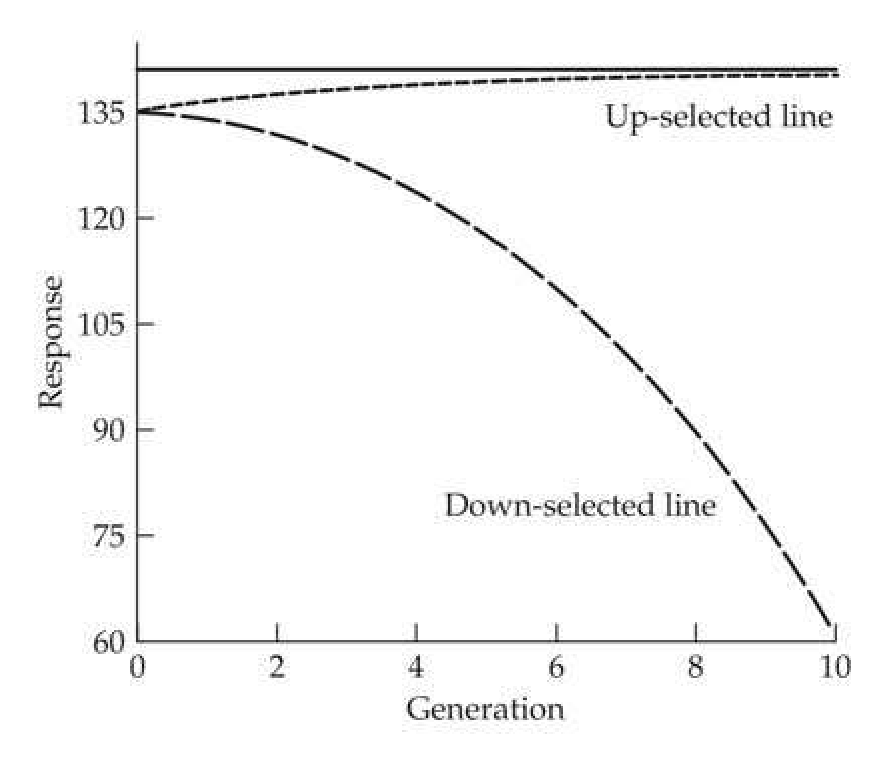
#> input picture data/figures/25.2.png, 886 x 759 px
$ python -i build_genetics_staging.py   (imports and definitions only)
#> lines starting #> are read from the running program, lines starting #| are printed output that depends on the picture; after the words box and inside, x2 and y2 are one past the last pixel; in counts of white or black regions, pixels touching at a corner belong together
#> further down, picture is the input picture: shape (759, 886, 3); min 0, max 255, mean 248.2
#!/usr/bin/env python3
"""Build verified Genetics structured/textbook assets from staged Paddle output."""

from __future__ import annotations

import argparse
import html
import json
import math
import re
import shutil
import sys
from collections import defaultdict
from html.parser import HTMLParser
from pathlib import Path
from typing import Any

import cv2
import fitz
import numpy as np

ROOT = Path(__file__).resolve().parents[1]
if str(ROOT) not in sys.path:
    sys.path.insert(0, str(ROOT))

from scripts.rebuild_genetics_book import RANGES, write_json
from textbook_exporter import export_textbooks

HEADING_LABELS = {"doc_title", "paragraph_title"}
SKIP_LABELS = {"header", "number", "footer", "page_number"}
TABLE_CAPTION_RE = re.compile(r"^Table\s+(?P<id>(?:A\d+|\d+)\.\d+[a-z]?)\b", re.I)
FIGURE_CAPTION_RE = re.compile(r"^(?:Figure|Fig\.)\s+(?P<id>(?:A\d+|\d+)\.\d+[a-z]?)\b", re.I)
EXAMPLE_RE = re.compile(r"^Example\s+(?P<id>\d+)\s*[.:]", re.I)
FORMULA_NUMBER_RE = re.compile(r"^[\[(]\s*(?P<id>(?:A\d+|\d+)\.\d+[a-z]?)\s*[\])]$", re.I)
DIRECT_PLACEHOLDER_RE = re.compile(r"\[\[(?:FORMULA|TABLE|FIGURE|EXAMPLE):[^\]]+\]\]", re.I)
FIGURE_LINK_RE = re.compile(r"!\[[^\]]*\]\((?P<path>[^)]+)\)")

# OCR corrections are admitted only when the source PDF page has been visually
# checked.  Keep these narrow and page-scoped so they cannot rewrite unrelated
# occurrences during a future rebuild.
SOURCE_TEXT_CORRECTIONS = {
    393: (("1 his chapter introduces", "This chapter introduces"),),
    507: ((
        "where i, j, k, and l denote different marker alleles",
        r"where $ i, j, k, $ and $ \ell $ denote different marker alleles",
    ),),
    593: (("1nus, we see", "Thus, we see"),),
    754: (("heri-\ntability estimates", "heritability estimates"),),
    282: ((
        r"$\sqrt{\mathrm{Var}(A)$",
        r"$\sqrt{\mathrm{Var}(A)}$",
    ),),
    557: ((
        r"$SE(b) = \sqrt{\overline{Var}(b)$",
        r"$SE(b) = \sqrt{\mathrm{Var}(b)}$",
    ),),
    840: (
        ("it produces $ (G_f $ and $ H_f $ $ will", "it produces ($ G_f $ and $ H_f $) will"),
        ("produced it $ (G_o $ and $ H_f $ $.", "produced it ($ G_o $ and $ H_f $)."),
    ),
    861: ((
        "random $ \\left(\\mathbf{u} $ and $ \\mathbf{e} $ vs. $ \\mathbf{u}_{*} $ and $ \\mathbf{e}_{*}\\right) $ effects",
        "random ($ \\mathbf{u} $ and $ \\mathbf{e} $ vs. $ \\mathbf{u}_{*} $ and $ \\mathbf{e}_{*} $) effects",
    ),),
    877: (
        ("until the interactions converge", "until the iterations converge"),
        (r"\widehat{\sigma}^2^{(0)}", r"\widehat{\sigma}^{2(0)}"),
    ),
    890: ((
        "In this last case, subtraction of the mean causes the loss of the degree of freedom.\nA noncentral",
        "A noncentral",
    ),),
    894: ((r"F_{3,16}, [0.95] = 3.24", r"F_{3,16,[0.95]} = 3.24"),),
}
SOURCE_TEXT_CORRECTION_EVIDENCE: dict[tuple[int, int], dict[str, Any]] = {
    (393, 4): {
        "bbox": [69.0, 1048.0, 1035.0, 1349.0],
        "replacements": (("1 his chapter introduces", "This chapter introduces"),),
        "reason": "Chapter 14 opening overview OCR character error; source PDF reads ‘This chapter’",
    },
    (507, 10): {
        "bbox": [73.0, 1419.0, 1035.0, 1547.0],
        "replacements": ((
            "where i, j, k, and l denote different marker alleles",
            r"where $ i, j, k, $ and $ \ell $ denote different marker alleles",
        ),),
        "reason": "PDF page 507 uses italic i, j, k and script ell; Paddle flattened script ell to ordinary l",
    },
    (593, 4): {
        "bbox": [105.0, 745.0, 974.0, 1268.0],
        "replacements": (("1nus, we see", "Thus, we see"),),
        "reason": "Example 18.3 OCR character error; source PDF reads ‘Thus’",
    },
    (282, 2): {
        "bbox": [175.0, 129.0, 1042.0, 409.0],
        "replacements": ((
            r"$\sqrt{\mathrm{Var}(A)$",
            r"$\sqrt{\mathrm{Var}(A)}$",
        ),),
        "reason": "PDF page 282 closes the square root after Var(A); Paddle dropped the closing brace",
    },
    (557, 9): {
        "bbox": [85.0, 800.0, 1047.0, 1091.0],
        "replacements": ((
            r"$SE(b) = \sqrt{\overline{Var}(b)$",
            r"$SE(b) = \sqrt{\mathrm{Var}(b)}$",
        ),),
        "reason": "PDF page 557 shows SE(b) as the square root of Var(b); Paddle lost the root brace and misread the radical bar as an overline",
    },
    (840, 9): {
        "bbox": [144.0, 1137.0, 1105.0, 1365.0],
        "replacements": (
            ("it produces $ (G_f $ and $ H_f $ $ will", "it produces ($ G_f $ and $ H_f $) will"),
            ("produced it $ (G_o $ and $ H_f $ $.", "produced it ($ G_o $ and $ H_f $)."),
        ),
        "reason": "PDF page 840 places prose parentheses outside the two inline symbols; Paddle emitted an extra dollar delimiter",
    },
    (861, 9): {
        "bbox": [52.0, 996.0, 1011.0, 1089.0],
        "replacements": ((
            "random $ \\left(\\mathbf{u} $ and $ \\mathbf{e} $ vs. $ \\mathbf{u}_{*} $ and $ \\mathbf{e}_{*}\\right) $ effects",
            "random ($ \\mathbf{u} $ and $ \\mathbf{e} $ vs. $ \\mathbf{u}_{*} $ and $ \\mathbf{e}_{*} $) effects",
        ),),
        "reason": "PDF page 861 uses one prose parenthetical containing four vector symbols; Paddle split a left/right pair across inline delimiters",
    },
    (877, 2): {
        "bbox": [56.0, 148.0, 1014.0, 253.0],
        "replacements": ((r"\widehat{\sigma}^2^{(0)}", r"\widehat{\sigma}^{2(0)}"),),
        "reason": "PDF page 877 has the combined superscript 2(0) on sigma-hat; Paddle emitted two consecutive superscripts",
    },
    (877, 5): {
        "bbox": [58.0, 420.0, 1015.0, 499.0],
        "replacements": ((r"\widehat{\sigma}^2^{(0)}", r"\widehat{\sigma}^{2(0)}"),),
        "reason": "PDF page 877 repeats the combined superscript 2(0) on sigma-hat in prose",
    },
    (754, 11): {
        "bbox": [137.0, 847.0, 1094.0, 913.0],
        "replacements": (("heri-\ntability estimates", "heritability estimates"),),
        "reason": "PDF page 754 splits the ordinary word 'heritability' across a typeset line as 'heri-' / 'tability'",
    },
    (877, 16): {
        "bbox": [55.0, 1098.0, 1014.0, 1166.0],
        "replacements": (("until the interactions converge", "until the iterations converge"),),
        "reason": "Appendix 4 EM procedure text reads 'until the iterations converge' in the source PDF",
    },
    (890, 17): {
        "bbox": [150.0, 1135.0, 1111.0, 1263.0],
        "replacements": ((
            "In this last case, subtraction of the mean causes the loss of the degree of freedom.\nA noncentral",
            "A noncentral",
        ),),
        "reason": "The source PDF starts this block at 'A noncentral'; Paddle duplicated the preceding block's sentence",
    },
    (894, 9): {
        "bbox": [194.0, 836.0, 1054.0, 906.0],
        "replacements": ((r"F_{3,16}, [0.95] = 3.24", r"F_{3,16,[0.95]} = 3.24"),),
        "reason": "Appendix 5 Example 3 keeps the 0.95 quantile inside the F subscript",
    },
}

# Exact cross-page word joins whose typographic end-of-line hyphen must be
# removed.  These are deliberately keyed by both Paddle blocks and both PDF
# bboxes: a future extraction-layout change must fail closed instead of
# silently rewriting a genuine hyphenated compound.
SOURCE_CROSS_PAGE_JOIN_CORRECTIONS: dict[tuple[str, str], dict[str, Any]] = {
    ("p663:b6", "p664:b2"): {
        "left_bbox": [104.0, 1471.0, 1010.0, 1507.0],
        "right_bbox": [139.0, 138.0, 1102.0, 583.0],
        "left_suffix": "funda-",
        "right_prefix": "mental",
        "replacement": "fundamental",
        "reason": "PDF pages 663–64 split the word ‘fundamental’ as ‘funda-’ / ‘mental’",
    },
    ("p433:b6", "p434:b2"): {
        "left_bbox": [83.0, 1458.0, 1046.0, 1536.0],
        "right_bbox": [132.0, 136.0, 1095.0, 416.0],
        "left_suffix": "fre-",
        "right_prefix": "frequency",
        "replacement": "frequency",
        "reason": "PDF pages 433–434 split ‘frequency’ as ‘fre-’ / ‘quency’; Paddle expanded the continuation to a full duplicate word",
    },
    ("p419:b6", "p420:b2"): {
        "left_bbox": [70.0, 1281.0, 1032.0, 1516.0],
        "right_bbox": [117.0, 133.0, 1077.0, 328.0],
        "left_suffix": "pos-",
        "right_prefix": "sible",
        "replacement": "possible",
        "reason": "PDF pages 419–420 split the word ‘possible’ as ‘pos-’ / ‘sible’",
    },
}

# Paddle occasionally assigns a running-text continuation to ``header``.  Such
# blocks are normally (and correctly) skipped, so admit overrides only by exact
# page, block id, label, text, and PDF bbox.  This is deliberately data rather
# than a heuristic: every entry is a versioned, source-local human correction.
SOURCE_BLOCK_CORRECTIONS: dict[tuple[int, int], dict[str, Any]] = {
    (460, 2): {
        "expected_label": "paragraph_title",
        "expected_text": "different marker genotypes as",
        "bbox": [169.0, 144.0, 498.0, 175.0],
        "replacement_label": "text",
        "reason": "Example 4 continuation misclassified as a paragraph title by Paddle",
    },
    (785, 2): {
        "expected_label": "header",
        "expected_text": "which gives the same estimates as obtained with the permanent-effects model.",
        "bbox": [114.0, 128.0, 957.0, 177.0],
        "replacement_label": "text",
        "reason": "Example 26.10 continuation misclassified as a running header by Paddle",
    },
}

# Paddle can merge a visually distinct bold subsection heading and its first
# prose line into one ordinary text block.  Split only source-local cases that
# have been checked against the PDF, with exact text and bbox validation.
SOURCE_BLOCK_SPLITS: dict[tuple[int, int], dict[str, Any]] = {
    (481, 3): {
        "expected_label": "text",
        "expected_text": (
            "Detecting Multiple Linked QTLs Using Standard Marker-Trait Regressions\n"
            "Consider the standard multiple regression of trait value on the single-locus genotypes at each of n markers,"
        ),
        "bbox": [75.0, 193.0, 1036.0, 310.0],
        "heading": "Detecting Multiple Linked QTLs Using Standard Marker-Trait Regressions",
        "body": "Consider the standard multiple regression of trait value on the single-locus genotypes at each of n markers,",
        "reason": "PDF page 481 has a bold subsection heading followed by ordinary prose inside one Paddle text block",
    },
}

# Page 106 contains compact multi-column equations for two-locus effects.
# Paddle inserted OCR debris (Cyrillic/CJK glyphs, ``underbrace``, ``boldmath``)
# into these lines.  The replacements below are exact visual transcriptions of
# the PDF and are keyed by the full source bbox so layout drift fails closed.
SOURCE_FORMULA_CORRECTIONS: dict[tuple[int, tuple[float, float, float, float]], str] = {
    (106, (260.0, 827.0, 1000.0, 883.0)): r"G_{B_M\cdot U_{MM}}=36.30\qquad G_{B_M\cdot U_{MT}}=44.25\qquad G_{B_M\cdot U_{TT}}=63.80",
    (106, (262.0, 860.0, 1001.0, 917.0)): r"G_{B_T\cdot U_{MM}}=51.20\qquad G_{B_T\cdot U_{MT}}=65.60\qquad G_{B_T\cdot U_{TT}}=84.10",
    (106, (262.0, 891.0, 1003.0, 949.0)): r"G_{B_{MM}U_M\cdot}=29.45\qquad G_{B_{MT}U_M\cdot}=51.10\qquad G_{B_{TT}U_M\cdot}=65.70",
    (106, (264.0, 922.0, 1003.0, 979.0)): r"G_{B_{MM}U_T\cdot}=51.00\qquad G_{B_{MT}U_T\cdot}=57.05\qquad G_{B_{TT}U_T\cdot}=92.65",
    (106, (200.0, 1081.0, 1080.0, 1141.0)): r"(\alpha\delta)_{B_M\cdot U_{MM}}=0.9375\qquad(\alpha\delta)_{B_M\cdot U_{MT}}=-0.9375\qquad(\alpha\delta)_{B_M\cdot U_{TT}}=0.9375",
    (106, (201.0, 1117.0, 1080.0, 1174.0)): r"(\alpha\delta)_{B_T\cdot U_{MM}}=-0.9375\qquad(\alpha\delta)_{B_T\cdot U_{MT}}=0.9375\qquad(\alpha\delta)_{B_T\cdot U_{TT}}=-0.9375",
    (106, (201.0, 1145.0, 1083.0, 1206.0)): r"(\alpha\delta)_{B_{MM}U_M\cdot}=-4.5750\qquad(\alpha\delta)_{B_{MT}U_M\cdot}=4.5750\qquad(\alpha\delta)_{B_{TT}U_M\cdot}=-4.5750",
    (106, (204.0, 1178.0, 1083.0, 1239.0)): r"(\alpha\delta)_{B_{MM}U_T\cdot}=4.5750\qquad(\alpha\delta)_{B_{MT}U_T\cdot}=-4.5750\qquad(\alpha\delta)_{B_{TT}U_T\cdot}=4.5750",
    (106, (199.0, 1336.0, 1101.0, 1399.0)): r"(\delta\delta)_{B_{MM}U_{MM}}=-4.5125\qquad(\delta\delta)_{B_{MM}U_{MT}}=4.5125\qquad(\delta\delta)_{B_{MM}U_{TT}}=-4.5125",
    (106, (203.0, 1374.0, 1101.0, 1429.0)): r"(\delta\delta)_{B_{MT}U_{MM}}=4.5125\qquad(\delta\delta)_{B_{MT}U_{MT}}=-4.5125\qquad(\delta\delta)_{B_{MT}U_{TT}}=4.5125",
    (106, (199.0, 1401.0, 1101.0, 1464.0)): r"(\delta\delta)_{B_{TT}U_{MM}}=-4.5125\qquad(\delta\delta)_{B_{TT}U_{MT}}=4.5125\qquad(\delta\delta)_{B_{TT}U_{TT}}=-4.5125",
    (177, (114.0, 929.0, 955.0, 1006.0)): r"\begin{aligned}G_{ijkl}(x)={}&\mu_G+[\alpha_i^x+\alpha_j^x+\alpha_k^x+\alpha_l^x]\\&+[\delta_{ij}^x+\delta_{ik}^x+\delta_{il}^x+\delta_{jk}^x+\delta_{jl}^x+\delta_{kl}^x]\\&+[\gamma_{ijk}^x+\gamma_{ijl}^x+\gamma_{ikl}^x+\gamma_{jkl}^x]+\tau_{ijkl}^x\end{aligned}",
    (214, (315.0, 397.0, 916.0, 515.0)): r"\begin{pmatrix}A_o\\A_s\\A_d\end{pmatrix}\sim\mathrm{MVN}\left[\begin{pmatrix}\mu_o\\\mu_s\\\mu_d\end{pmatrix},\sigma_A^2\begin{pmatrix}1&1/2&1/2\\1/2&1&0\\1/2&0&1\end{pmatrix}\right]",
    (386, (159.0, 775.0, 1047.0, 936.0)): r"\begin{aligned}\ell(z_{i\cdot}\mid g_f,g_m)={}&\int_{-\infty}^{\infty}\int_{-\infty}^{\infty}\left[\prod_{j=1}^{n_i}\ell(z_{ij}\mid g_f,g_m,A_f,A_m)\right]\\&\qquad\varphi(A_f,0,\sigma_A^2)\varphi(A_m,0,\sigma_A^2)\,dA_f\,dA_m\end{aligned}",
    (786, (218.0, 274.0, 1023.0, 781.0)): r"\begin{aligned}&\begin{pmatrix}\mathbf{X}^{T}\mathbf{X}&\mathbf{X}^{T}\mathbf{Z}_{1}&\mathbf{X}^{T}\mathbf{Z}_{2}&\mathbf{X}^{T}\mathbf{Z}_{3}\\\mathbf{Z}_{1}^{T}\mathbf{X}&\mathbf{Z}_{1}^{T}\mathbf{Z}_{1}+\lambda_{1}\mathbf{A}^{-1}&\mathbf{Z}_{1}^{T}\mathbf{Z}_{2}+\lambda_{2}\mathbf{A}^{-1}&\mathbf{Z}_{1}^{T}\mathbf{Z}_{3}\\\mathbf{Z}_{2}^{T}\mathbf{X}&\mathbf{Z}_{2}^{T}\mathbf{Z}_{1}+\lambda_{2}\mathbf{A}^{-1}&\mathbf{Z}_{2}^{T}\mathbf{Z}_{2}+\lambda_{3}\mathbf{A}^{-1}&\mathbf{Z}_{2}^{T}\mathbf{Z}_{3}\\\mathbf{Z}_{3}^{T}\mathbf{X}&\mathbf{Z}_{3}^{T}\mathbf{Z}_{1}&\mathbf{Z}_{3}^{T}\mathbf{Z}_{2}&\mathbf{Z}_{3}^{T}\mathbf{Z}_{3}+\lambda_{4}\mathbf{I}\end{pmatrix}\begin{pmatrix}\widehat{\boldsymbol{\beta}}\\\widehat{\mathbf{a}}\\\widehat{\mathbf{m}}\\\widehat{\mathbf{c}}\end{pmatrix}\\&\qquad=\begin{pmatrix}\mathbf{X}^{T}\mathbf{y}\\\mathbf{Z}_{1}^{T}\mathbf{y}\\\mathbf{Z}_{2}^{T}\mathbf{y}\\\mathbf{Z}_{3}^{T}\mathbf{y}\end{pmatrix}\end{aligned}",
    (789, (199.0, 1091.0, 857.0, 1345.0)): r"\begin{aligned}&\begin{pmatrix}\mathbf{X}^{T}(\mathbf{E}^{-1}\otimes\mathbf{I})\mathbf{X}&\mathbf{X}^{T}(\mathbf{E}^{-1}\otimes\mathbf{I})\\(\mathbf{E}^{-1}\otimes\mathbf{I})\mathbf{X}&(\mathbf{E}^{-1}\otimes\mathbf{I})+(\mathbf{C}^{-1}\otimes\mathbf{A}^{-1})\end{pmatrix}\begin{pmatrix}\widehat{\boldsymbol{\beta}}\\\widehat{\mathbf{a}}\end{pmatrix}\\&\qquad=\begin{pmatrix}\mathbf{X}^{T}(\mathbf{E}^{-1}\otimes\mathbf{I})\mathbf{y}\\(\mathbf{E}^{-1}\otimes\mathbf{I})\mathbf{y}\end{pmatrix}\end{aligned}",
    (808, (178.0, 1020.0, 1113.0, 1151.0)): r"\left.\frac{\partial^{2}L}{\partial\boldsymbol{\Theta}^{2}}\right|_{\boldsymbol{\Theta}^{(k)}}=\frac{1}{2}\begin{pmatrix}\operatorname{tr}(\mathbf{P}\mathbf{P})-2\mathbf{y}^{T}\mathbf{P}\mathbf{P}\mathbf{P}\mathbf{y}&\operatorname{tr}(\mathbf{P}\mathbf{A}\mathbf{P})-2\mathbf{y}^{T}\mathbf{P}\mathbf{A}\mathbf{P}\mathbf{P}\mathbf{y}\\\operatorname{tr}(\mathbf{P}\mathbf{A}\mathbf{P})-2\mathbf{y}^{T}\mathbf{P}\mathbf{A}\mathbf{P}\mathbf{P}\mathbf{y}&\operatorname{tr}(\mathbf{P}\mathbf{A}\mathbf{P}\mathbf{A})-2\mathbf{y}^{T}\mathbf{P}\mathbf{A}\mathbf{P}\mathbf{A}\mathbf{P}\mathbf{y}\end{pmatrix}",
    (856, (362.0, 467.0, 875.0, 565.0)): r"\mathbf{J}_{n\times1}=\left.\begin{pmatrix}1\\\vdots\\1\end{pmatrix}\right\}n,\qquad\mathbf{J}_{2\times3}=\begin{pmatrix}1&1&1\\1&1&1\end{pmatrix}",
    (900, (230.0, 925.0, 921.0, 1000.0)): r"\Pr\left[F_{\{Th^{2}/4\}-1,T(1-h^{2}/4)}>\frac{F_{\{Th^{2}/4\}-1,T(1-h^{2}/4),[1-\alpha]}}{1+4/(4-h^{2})}\right]",
}

# Paddle labelled the two raster-like chromosome panels of Figure 5.6 as
# display formulas.  They are source components of the figure, not equations.
NON_FORMULA_DISPLAY_BLOCKS = {(117, 3), (117, 5)}

# Paddle split internal labels out of several figures and labelled them as
# standalone prose/``figure_title`` blocks.  The glyphs are already present in
# the cropped figures, so emitting them as prose duplicates figure content. As
# with the other human corrections, require an exact page, block id, text, and
# bbox match so future layout drift fails closed.
NON_BODY_FIGURE_LABEL_BLOCKS: dict[tuple[int, int], dict[str, Any]] = {
    (53, 2): {
        "expected_text": "(A)",
        "bbox": [91.0, 124.0, 126.0, 152.0],
        "reason": "Figure 3.1 panel label split from the composite figure",
    },
    (59, 2): {
        "expected_text": "(A)",
        "bbox": [191.0, 130.0, 226.0, 159.0],
        "reason": "Figure 3.4 panel label split from the composite figure",
    },
    (150, 3): {
        "expected_text": "Probability",
        "bbox": [264.0, 134.0, 378.0, 164.0],
        "reason": "Figure 7.2 internal column label split from the figure",
    },
    (181, 2): {
        "expected_text": "Monozygotic twins",
        "bbox": [449.0, 133.0, 646.0, 163.0],
        "reason": "Figure 7.8 internal relationship label split from the figure",
    },
    (181, 3): {
        "expected_text": "Raised by own parents",
        "bbox": [226.0, 163.0, 453.0, 193.0],
        "reason": "Figure 7.8 internal environment label split from the figure",
    },
    (181, 4): {
        "expected_text": "Raised by different parents",
        "bbox": [643.0, 166.0, 908.0, 198.0],
        "reason": "Figure 7.8 internal environment label split from the figure",
    },
    (181, 6): {
        "expected_text": "Full sibs",
        "bbox": [498.0, 524.0, 591.0, 557.0],
        "reason": "Figure 7.8 internal relationship label split from the figure",
    },
}

APPENDIX_BOUNDARIES = {
    819: ("Appendix 1", "Expectations, Variances, and Covariances of Compound Variables"),
    835: ("Appendix 2", "Path Analysis"),
    847: ("Appendix 3", "Further Topics in Matrix Algebra and Linear Models"),
    865: ("Appendix 4", "Maximum Likelihood Estimation and Likelihood-ratio Tests"),
    881: ("Appendix 5", "Computing the Power of Statistical Tests"),
    903: ("Literature Cited",),
    961: ("Author Index",),
    973: ("Organism and Trait Index",),
    983: ("Subject Index",),
}

CHAPTER_TITLES = {
    14: "Principles of Marker-based Analysis",
    22: "Genotype \u00d7 Environment Interaction",
}

# Source-PDF page 427 prints one section title across two consecutive Paddle
# heading blocks.  This is an exact visual correction, not a general rule for
# adjacent uppercase headings (which are often genuine parent/child levels).
SOURCE_HEADING_CONTINUATIONS: dict[tuple[int, int], dict[str, Any]] = {
    (427, 4): {
        "previous_source_block_id": "p427:b3",
        "previous_text": "FINE MAPPING OF MAJOR GENES USING",
        "previous_bbox": [79.0, 331.0, 646.0, 370.0],
        "expected_text": "POPULATION-LEVEL DISEQUILIBRIUM",
        "bbox": [78.0, 373.0, 617.0, 413.0],
        "combined": "FINE MAPPING OF MAJOR GENES USING POPULATION-LEVEL DISEQUILIBRIUM",
        "reason": "PDF page 427 prints a single section heading across two lines",
    },
}


def read_json(path: Path) -> Any:
    return json.loads(path.read_text(encoding="utf-8"))


# [12 lines left out: function clean_text, not called in this run]


def normalize_heading_text(value: Any) -> str:
    """Normalize layout line breaks without changing heading wording."""
    return re.sub(r"\s+", " ", clean_text(value)).strip()


# [53 lines left out: functions page_rows, bbox, source_meta, attach_heading_source, not called in this run]


class TableParser(HTMLParser):
    # [11 lines left out: functions __init__, handle_starttag, not called in this run]

    def handle_data(self, data: str) -> None:
        if self.cell is not None:
            self.cell.append(data)

    # [109 lines left out: functions handle_endtag, html_rows, formula_number_for, should_join_pages, apply_source_text_corrections, join_adjacent_source_text and 2 more, not called in this run]


def source_caption_match(kind: str, text: str, pattern: re.Pattern[str]) -> re.Match[str] | None:
    """Return a caption match only when the PDF layout marks it as a title."""
    return pattern.match(text) if kind == "figure_title" else None


def is_source_heading(kind: str, text: str) -> bool:
    """Keep visually boxed Example labels in the Example extraction path."""
    return kind in HEADING_LABELS and EXAMPLE_RE.match(text) is None


def starts_example_unit(kind: str, text: str) -> bool:
    """Preserve a source content boundary without treating it as a heading."""
    return kind in HEADING_LABELS and EXAMPLE_RE.match(text) is not None


def weighted_median(values: list[tuple[float, float]]) -> float:
    ordered = sorted(values, key=lambda item: item[0])
    total = sum(weight for _, weight in ordered)
    cursor = 0.0
    for value, weight in ordered:
        cursor += weight
        if cursor >= total / 2:
            return value
    return 0.0


def estimate_axis_skew(image: np.ndarray) -> tuple[float, int]:
    """Estimate scanner skew from near-horizontal/vertical long lines."""
    longest = max(image.shape[:2])
    if longest > 1400:
        scale = 1400 / longest
        image = cv2.resize(image, None, fx=scale, fy=scale, interpolation=cv2.INTER_AREA)
    gray = cv2.cvtColor(image, cv2.COLOR_BGR2GRAY)
    edges = cv2.Canny(cv2.GaussianBlur(gray, (3, 3), 0), 50, 160)
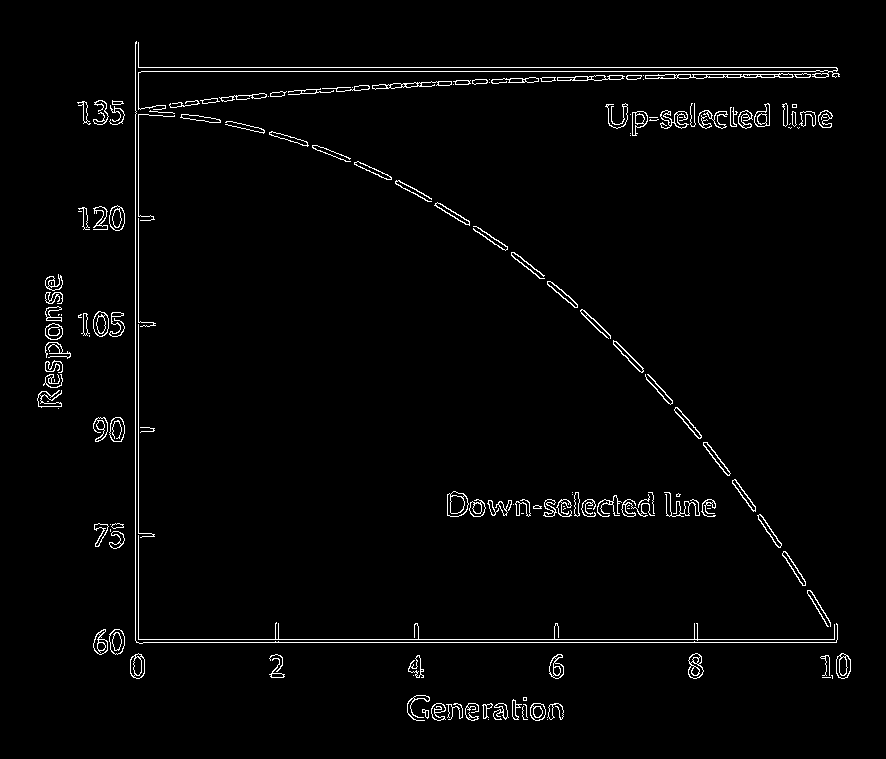
#> edges: shape (759, 886); 2.2% white in thin lines or dots, all inside (x1, y1, x2, y2) = (37, 41, 851, 721)
    minimum = min(gray.shape)
    lines = cv2.HoughLinesP(
        edges,
        1,
        np.pi / 1800,
        threshold=max(20, minimum // 24),
        minLineLength=max(35, minimum // 12),
        maxLineGap=18,
    )
#> lines = 112 rows, first 6: [135, 67, 836, 67], [135, 71, 836, 71], [94, 642, 836, 642], [94, 639, 837, 639], [135, 677, 135, 42], [138, 678, 138, 42]
#> (the rest of the program and of its run is left out)
